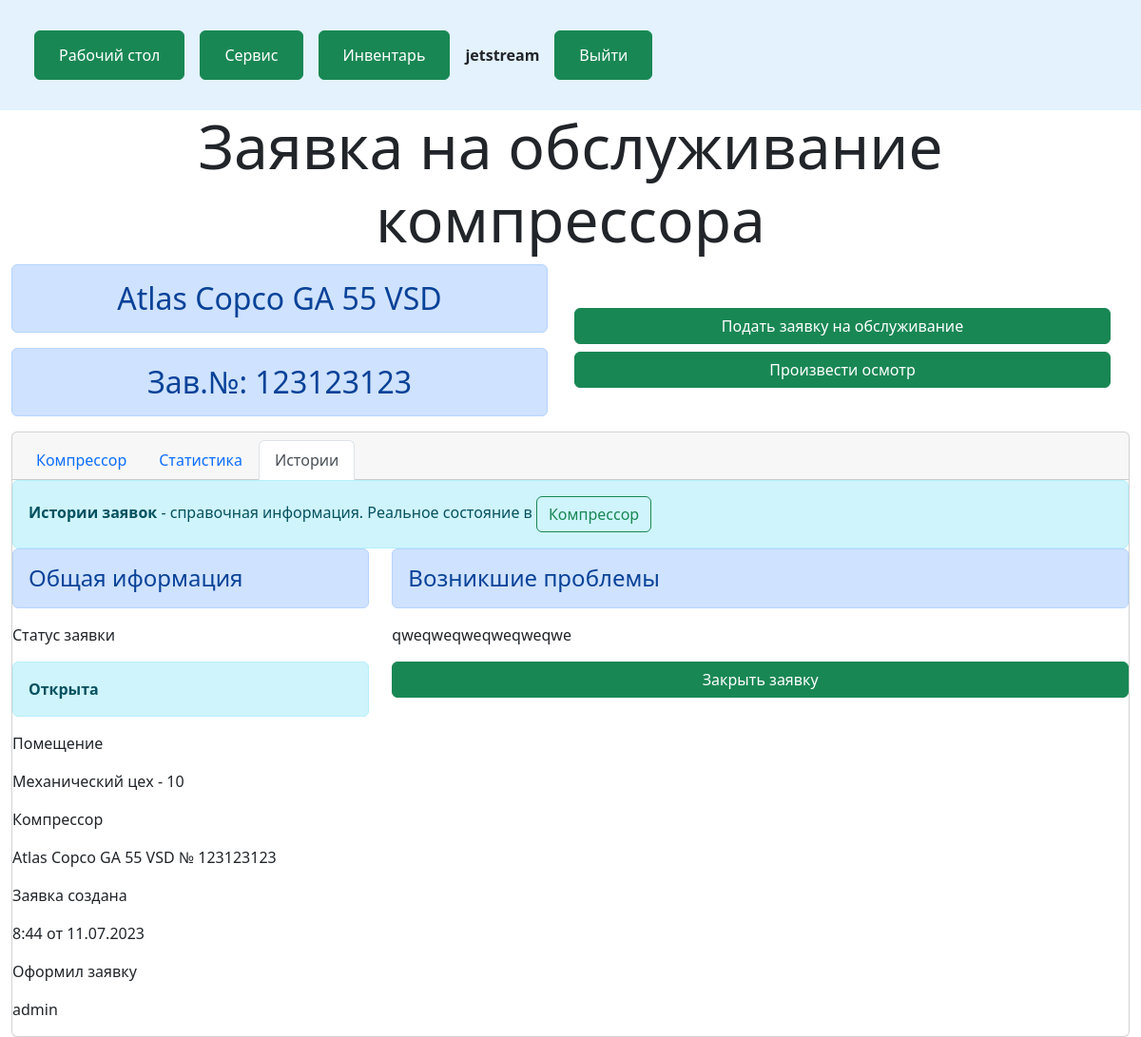
Page /service/compressor/1/history_request/29 (signed in) on the committed database.
### desktop/models.py (models this page shows, shortened)
class Compressor(models.Model):
    compressor_model = models.ForeignKey('Compressor_model', on_delete=models.PROTECT)
    room = models.ForeignKey('Room', on_delete=models.PROTECT)
    api = models.IntegerField()
    photo = models.ImageField(upload_to="photos/%Y/%m/%d/", blank=True)

class Compressor_model(models.Model):
    compressor_lable = models.ForeignKey('Compressor_lable', on_delete=models.PROTECT)
    compressor_type = models.ForeignKey('Compressor_type', on_delete=models.PROTECT)
    name = models.CharField(max_length=50, unique=True)
    drive = models.CharField(max_length=50)
    nutrition = models.CharField(max_length=50)
    cooling = models.CharField(max_length=50)
    max_turnover = models.IntegerField()
    min_turnover = models.IntegerField()
    noise_level = models.IntegerField()
    tank_oil = models.IntegerField()
    effeciency = models.IntegerField()
    max_pressure = models.IntegerField()
    engine_power = models.IntegerField()

class Compressor_lable(models.Model):
    name = models.CharField(max_length=200, unique=True)
    manufacturer = models.CharField(max_length=50)

class Room(models.Model):
    company = models.ForeignKey('Company', on_delete=models.PROTECT)
    name = models.CharField(max_length=200)

### service/models.py (models this page shows, shortened)
class History_request(models.Model):
    author = models.ForeignKey(User, on_delete=models.CASCADE)
    room = models.ForeignKey('desktop.Room', null=True, blank=True, on_delete=models.PROTECT, verbose_name='Помещение')
    compressor = models.ForeignKey('desktop.Compressor', on_delete=models.PROTECT, verbose_name='Компрессор')
    text_open = models.CharField(max_length=200, null=True, blank=True, verbose_name='Возникшая проблема')
    text_close = models.CharField(max_length=200, null=True, blank=True, verbose_name='Решение проблемы')
    mehanical_assembly = models.BooleanField(default=False, verbose_name='Механический узел')
    mehanical_assembly_text = models.CharField(max_length=200, null=True, blank=True, verbose_name='Описание проблемы')
    mehanical_assembly_shut = models.CharField(max_length=200, null=True, blank=True, verbose_name='Решение проблемы')
    electrical_assembly = models.BooleanField(default=False, verbose_name='Электрический узел')
    electrical_assembly_text = models.CharField(max_length=200, null=True, blank=True, verbose_name='Описание проблемы')
    electrical_assembly_shut = models.CharField(max_length=200, null=True, blank=True, verbose_name='Решение проблемы')
    oil_assembly = models.BooleanField(default=False, verbose_name='Масляная система')
    oil_assembly_text = models.CharField(max_length=200, null=True, blank=True, verbose_name='Описание проблемы')
    oil_assembly_shut = models.CharField(max_length=200, null=True, blank=True, verbose_name='Решение проблемы')
    air_assembly = models.BooleanField(default=False, verbose_name='Воздушная система')
    air_assembly_text = models.CharField(max_length=200, null=True, blank=True, verbose_name='Описание проблемы')
    air_assembly_shut = models.CharField(max_length=200, null=True, blank=True, verbose_name='Решение проблемы')
    another = models.BooleanField(default=False, verbose_name='Другое')
    another_text = models.CharField(max_length=200, null=True, blank=True, verbose_name='Описание проблемы')
    another_shut = models.CharField(max_length=200, null=True, blank=True, verbose_name='Решение проблемы')
    status = models.BooleanField(default=False)
    created_date = models.DateTimeField(default=timezone.now)
    class Meta:
        verbose_name = 'История заявок'
        verbose_name_plural = 'История заявок'
        ordering = ['-created_date']

### service/views.py (the view)
# urls.py: path('compressor/<int:id>/history_request/<int:id_post>', views.history_request_post, name='history_request_post'),
@login_required
def history_request_post(request, id="", id_post=""):
    posts = History_request.objects.get(id = id_post)
    compressor = Compressor.objects.get(id = posts.compressor_id)
    context = {
        'posts': posts,
        'compressor': compressor,
        'menu': menu,
        'title': 'Заявка на обслуживание компрессора'
        }
    return render(request, 'service/history_request_post.html', context=context)

### service/templates/service/history_request_post.html (shortened to what this page needs)
{% extends 'desktop/base.html' %}
{% block content %}
<div class="container-fluid">
<div class="row">
    <div class="col-lg-12 col-md-12 ">
      <h1 class="display-3 text-center">{{ title }}</h1>
    </div>
    <div class="row">
      <div class="col-lg-6 col-md-12 text-center">
        <h2 class="alert alert-primary">{{compressor.compressor_model.compressor_lable.name}} {{compressor.compressor_model.name}}</h2>
        <h2 class="alert alert-primary" role="alert">Зав.№: {{compressor.api}}</h2>
      </div>
      <div class="col-lg-6 align-self-center text-center">
        <a class="btn btn-success w-100 m-1" href="{% url 'add_request' %}">Подать заявку на обслуживание</a><br>
        <a class="btn btn-success w-100 m-1" href="{% url 'add_inspection' compressor.id %}">Произвести осмотр</a>
      </div>
    </div>
  </div>
<div class="card">
  <div class="card-header">
    <ul class="nav nav-tabs card-header-tabs">
      <li class="nav-item">
        <a class="nav-link" aria-current="true" href="{% url 'compressor' compressor.id %}">Компрессор</a>
      </li>
      <li class="nav-item">
        <a class="nav-link" href="{% url 'statistic' compressor.id %}">Статистика</a>
      </li>
      <li class="nav-item">
        <a class="nav-link active" href="{% url 'history' compressor.id %}">Истории</a>
      </li>
    </ul>
  </div>
<div class="alert alert-info m-0">
    <strong>Истории заявок</strong> - справочная информация. Реальное состояние в <a class="btn btn-outline-success" href="{% url 'compressor' compressor.id %}">Компрессор</a>
</div>
<div class="row">
  <div class="col-lg-4">
    <h4 class="alert alert-primary">Общая иформация</h4>
    <p>Статус заявки</p>
    <p class="alert alert-info">
      {% if posts.status %}
        <b>Открыта</b>
      {% else %}
        <b>Закрыта</b>
      {% endif %}
    </p>
    <p>Помещение</p>
    <p>{{ posts.room.name }}</p>
    <p>Компрессор</p>
    <p>{{compressor.compressor_model.compressor_lable.name}} {{compressor.compressor_model.name}} № {{compressor.api}}</p>
    <p>Заявка создана</p>
    <p>{{ posts.created_date|date:"G:i от d.m.Y" }}</p>
    <p>Оформил заявку</p>
    <p>{{ posts.author }}</p>
  </div>
  {% if posts.status %}
  <div class="col-lg-8">
  {% else %}
  <div class="col-lg-4">
  {% endif %}
    <h4 class="alert alert-primary">Возникшие проблемы</h4>
    {% if posts.text_open %}
    <p>{{ posts.text_open }}</p>
    {% endif %}
    {% if posts.status %}
    <a class="btn btn-success w-100" href="{% url 'request_shut' posts.compressor.id posts.id %}">Закрыть заявку</a>
    {% endif %}
  </div>
  </div>
</div>
{% endblock %}

### desktop/templates/desktop/base.html (shortened to what this page needs)
{% load static %}
<!DOCTYPE html>
<html>
<head>
  {% load static %}
  <link rel="stylesheet" type="text/css" href="{% static 'desktop/css/bootstrap.min.css'%}">
  <link rel="stylesheet" type="text/css" href="{% static 'desktop/css/custom.css'%}">
  <link rel="stylesheet" type="text/css" href="{% static 'desktop/css/request_form.css'%}">
</head>
<body>
{% block mainmenu %}
<header id="header">
<nav class="navbar navbar-expand-lg navbar-light" style="background-color: #e3f2fd;">
  <div class="container-fluid">
    <div class="navbar-collapse collapse disable m-3" id="navbarLight" style="">
      <ul class="navbar-nav me-auto mb-2 mb-xl-0">
        {% for m in menu %}
        <li class="nav-item m-2">
          <button type="button" class="btn btn-success"><a class="btn btn-success" href="{% url m.url_name %}">{{ m.title }}</a></button>
        </li>
        {% endfor %}
        {% if request.user.is_authenticated %}
          <b class="align-self-center m-2">{{ user.username }}</b>
          <li class="nav-item m-2">
            <button type="button" class="btn btn-success"><a class="btn btn-success" href="{% url 'logout' %}">Выйти</a></button>
          </li>
        {% endif %}
      </ul>
    </div>
  </div>
</nav>
</header>
{% endblock mainmenu %}
{% block content %}
{% endblock content %}
</body>
</html>

### rows in the picture
Compressor: compressor_model.compressor_lable.name "Atlas Copco", compressor_model.name "GA 55 VSD", api "123123123"
History_request: room.name "Механический цех - 10", created_date "8:44 от 11.07.2023", author "admin", text_open "qweqweqweqweqweqwe"

### other values in the picture
{{ m.title }} "Рабочий стол" "Сервис" "Инвентарь"
{{ user.username }} "jetstream"
{{ title }} "Заявка на обслуживание компрессора"
